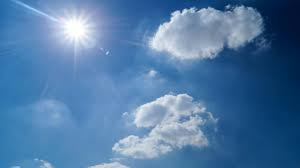
#> input picture clear.jpeg, 300 x 168 px
$ python -i sky_detection.py   (imports and definitions only)
#> lines starting #> are read from the running program, lines starting #| are printed output that depends on the picture; after the words box and inside, x2 and y2 are one past the last pixel; in counts of white or black regions, pixels touching at a corner belong together
"""
Sky Detection Module - VERSION 8 (IMPROVED CLASSIFICATION)
Fixed: Better classification logic with weighted scoring system
"""

import numpy as np
import cv2
from typing import Tuple, Dict, Optional

class SkyDetector:
    """Main class for sky condition detection and classification"""

    def __init__(self):
        self.sky_conditions = {
            'clear': {'blue_threshold': 0.6, 'brightness_threshold': 0.7},
            'partly_cloudy': {'blue_threshold': 0.4, 'brightness_threshold': 0.5},
            'cloudy': {'blue_threshold': 0.2, 'brightness_threshold': 0.4}
        }

    # [241 lines left out: functions remove_shadows, remove_shadows_with_intermediates, apply_contrast_stretching, apply_contrast_stretching_with_intermediates, preprocess_image, detect_sky_region, not called in this run]

    def detect_sky_region_with_intermediates(self, image: np.ndarray) -> Dict[str, np.ndarray]:
        """Detect sky region and return all intermediate steps"""
        try:
            steps = {}
            steps['original'] = image.copy()

            hsv = cv2.cvtColor(image, cv2.COLOR_RGB2HSV)
#> hsv: shape (168, 300, 3); mean H, S, V 105.4, 143.4, 165.7
            steps['hsv_conversion'] = cv2.cvtColor(hsv, cv2.COLOR_HSV2RGB)
            height, width = image.shape[:2]
#> height = 168; width = 300

            masks = []
            mask_names = ['blue', 'light_white', 'gray', 'orange', 'pink_purple', 'yellow', 'cyan']

            # 1. Blue sky
            lower_blue = np.array([85, 10, 30])
            upper_blue = np.array([145, 255, 255])
            mask_blue = cv2.inRange(hsv, lower_blue, upper_blue)
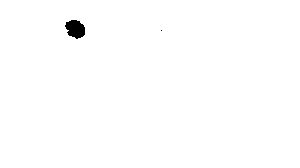
#> mask_blue: shape (168, 300); 99.5% white; 2 black regions (1 under 20 px), largest, box (x1, y1, x2, y2) and area: (65, 20, 85, 39) 276
            masks.append(mask_blue)
            steps[f'hsv_mask_{mask_names[0]}'] = cv2.cvtColor(mask_blue, cv2.COLOR_GRAY2RGB)

            # 2. Light/white sky
            lower_light = np.array([0, 0, 100])
            upper_light = np.array([180, 100, 255])
            mask_light = cv2.inRange(hsv, lower_light, upper_light)
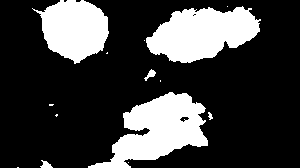
#> mask_light: shape (168, 300); 24.4% white; 14 white regions (8 under 20 px), largest, box (x1, y1, x2, y2) and area: (88, 92, 208, 168) 4592, (146, 6, 261, 63) 4318, (32, 0, 109, 64) 3235, (144, 69, 156, 81) 60, (40, 160, 53, 168) 59, (208, 112, 213, 120) 24
            masks.append(mask_light)
            steps[f'hsv_mask_{mask_names[1]}'] = cv2.cvtColor(mask_light, cv2.COLOR_GRAY2RGB)

            # 3. Gray sky
            lower_gray = np.array([0, 0, 50])
            upper_gray = np.array([180, 70, 220])
            mask_gray = cv2.inRange(hsv, lower_gray, upper_gray)
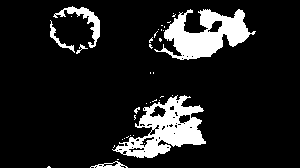
#> mask_gray: shape (168, 300); 12.1% white; 38 white regions (31 under 20 px), largest, box (x1, y1, x2, y2) and area: (112, 95, 206, 158) 2645, (154, 9, 256, 60) 2550, (53, 6, 100, 48) 465
            masks.append(mask_gray)
            steps[f'hsv_mask_{mask_names[2]}'] = cv2.cvtColor(mask_gray, cv2.COLOR_GRAY2RGB)

            # 4. Orange sunset
            lower_orange = np.array([0, 20, 50])
            upper_orange = np.array([25, 255, 255])
            mask_orange = cv2.inRange(hsv, lower_orange, upper_orange)
#> mask_orange: shape (168, 300); every value is 0
            masks.append(mask_orange)
            steps[f'hsv_mask_{mask_names[3]}'] = cv2.cvtColor(mask_orange, cv2.COLOR_GRAY2RGB)

            # 5. Pink/purple sunset
            lower_pink = np.array([140, 20, 50])
            upper_pink = np.array([180, 255, 255])
            mask_pink = cv2.inRange(hsv, lower_pink, upper_pink)
            masks.append(mask_pink)
            steps[f'hsv_mask_{mask_names[4]}'] = cv2.cvtColor(mask_pink, cv2.COLOR_GRAY2RGB)

            # 6. Yellow
            lower_yellow = np.array([20, 20, 100])
            upper_yellow = np.array([40, 255, 255])
            mask_yellow = cv2.inRange(hsv, lower_yellow, upper_yellow)
            masks.append(mask_yellow)
            steps[f'hsv_mask_{mask_names[5]}'] = cv2.cvtColor(mask_yellow, cv2.COLOR_GRAY2RGB)

            # 7. Cyan/light blue
            lower_cyan = np.array([80, 10, 80])
            upper_cyan = np.array([100, 180, 255])
            mask_cyan = cv2.inRange(hsv, lower_cyan, upper_cyan)
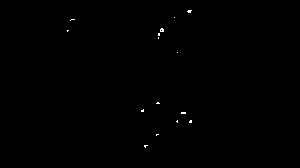
#> mask_cyan: shape (168, 300); 0.17% white in thin lines or dots, all inside (x1, y1, x2, y2) = (67, 10, 192, 148)
            masks.append(mask_cyan)
            steps[f'hsv_mask_{mask_names[6]}'] = cv2.cvtColor(mask_cyan, cv2.COLOR_GRAY2RGB)

            # Combine all masks
            sky_mask = np.zeros((height, width), dtype=np.uint8)
            for mask in masks:
                sky_mask = cv2.bitwise_or(sky_mask, mask)
#> this loop made 7 passes
            steps['combined_mask'] = cv2.cvtColor(sky_mask, cv2.COLOR_GRAY2RGB)

            # Morphological operations
            kernel_large = cv2.getStructuringElement(cv2.MORPH_ELLIPSE, (25, 25))
            kernel_medium = cv2.getStructuringElement(cv2.MORPH_ELLIPSE, (15, 15))

            sky_mask_after_close1 = cv2.morphologyEx(sky_mask, cv2.MORPH_CLOSE, kernel_large, iterations=3)
            steps['morphology_close_1'] = cv2.cvtColor(sky_mask_after_close1, cv2.COLOR_GRAY2RGB)

            sky_mask_after_dilate = cv2.morphologyEx(sky_mask_after_close1, cv2.MORPH_DILATE, kernel_medium, iterations=2)
            steps['morphology_dilate'] = cv2.cvtColor(sky_mask_after_dilate, cv2.COLOR_GRAY2RGB)

            sky_mask_after_close2 = cv2.morphologyEx(sky_mask_after_dilate, cv2.MORPH_CLOSE, kernel_large, iterations=2)
            steps['morphology_close_2'] = cv2.cvtColor(sky_mask_after_close2, cv2.COLOR_GRAY2RGB)

            # Fill holes
            contours, hierarchy = cv2.findContours(sky_mask_after_close2, cv2.RETR_CCOMP, cv2.CHAIN_APPROX_SIMPLE)
#> contours = [[[0, 0], [0, 167], [299, 167], [299, 0]]]
            for i, contour in enumerate(contours):
                if hierarchy[0][i][3] != -1:
                    cv2.drawContours(sky_mask_after_close2, [contour], 0, 255, -1)
#> this loop made 1 pass
#> contour on pass 1: [[0, 0], [0, 167], [299, 167], [299, 0]]
            steps['after_hole_filling'] = cv2.cvtColor(sky_mask_after_close2, cv2.COLOR_GRAY2RGB)

            # Keep largest component
            num_labels, labels, stats, centroids = cv2.connectedComponentsWithStats(sky_mask_after_close2, connectivity=8)
#> labels: shape (168, 300) int32; every value is 1
#> num_labels = 2; stats = [[-1, 2147483647, 0, 0, 0], [0, 0, 300, 168, 50400]]; centroids = [[nan, nan], [149.5, 83.5]]

            if num_labels > 1:
                largest_component = 1 + np.argmax(stats[1:, cv2.CC_STAT_AREA])
#> largest_component = 1
                final_sky_mask = np.uint8(labels == largest_component) * 255
            else:
                final_sky_mask = sky_mask_after_close2

            final_sky_mask = cv2.morphologyEx(final_sky_mask, cv2.MORPH_CLOSE, kernel_medium, iterations=1)
            steps['final_sky_mask'] = cv2.cvtColor(final_sky_mask, cv2.COLOR_GRAY2RGB)

            # Overlay on original image
            overlay = image.copy()
            overlay[final_sky_mask > 0] = overlay[final_sky_mask > 0] * 0.7 + np.array([0, 255, 255]) * 0.3
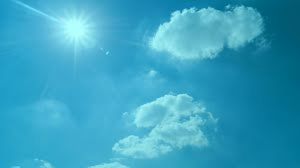
#> overlay: shape (168, 300, 3); mean R, G, B 56.4, 161.9, 192
            steps['final_overlay'] = overlay.astype(np.uint8)

            return steps

        except Exception as e:
            print(f"Sky detection failed: {e}")
            import traceback
            traceback.print_exc()
            return {'original': image.copy(), 'error': image.copy()}

    # [243 lines left out: functions calculate_sky_coverage, classify_sky_condition, _calculate_blue_ratio, _calculate_white_ratio, _calculate_gray_ratio, _calculate_warm_ratio and 2 more, not called in this run]

>>> import cv2
>>> picture = cv2.cvtColor(cv2.imread('clear.jpeg'), cv2.COLOR_BGR2RGB)
>>> result = SkyDetector().detect_sky_region_with_intermediates(picture)
#> result = 16 items

$ run again, on cloudy.jpeg
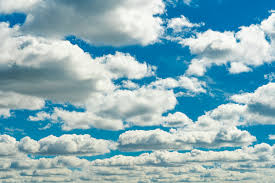
#> input picture cloudy.jpeg, 275 x 183 px
#> hsv: shape (183, 275, 3); mean H, S, V 80.2, 79.8, 189.8
#> in detect_sky_region_with_intermediates, `mask_blue = cv2.inRange(hsv, lower_blue, upper_blue)`:
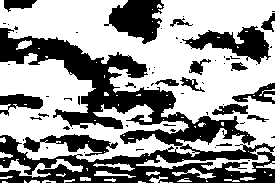
#> mask_blue: shape (183, 275); 60.1% white; 63 black regions (45 under 20 px), largest, box (x1, y1, x2, y2) and area: (0, 28, 275, 183) 13654, (104, 0, 164, 44) 1604, (182, 26, 271, 64) 1466
#> mask_light: shape (183, 275); 73.1% white; 58 black regions (40 under 20 px), largest, box (x1, y1, x2, y2) and area: (153, 0, 275, 39) 3100, (162, 61, 275, 122) 2951, (64, 35, 202, 90) 2703
#> mask_gray: shape (183, 275); 45.8% white; 223 white regions (202 under 20 px), largest, box (x1, y1, x2, y2) and area: (0, 0, 214, 134) 10277, (0, 127, 275, 183) 9172, (207, 88, 275, 127) 879
#> mask_orange: shape (183, 275); 0.86% white in thin lines or dots
#> mask_pink: shape (183, 275); 0.08% white in thin lines or dots, all inside (x1, y1, x2, y2) = (8, 29, 272, 168)
#> mask_yellow: shape (183, 275); 2.2% white in thin lines or dots
#> mask_cyan: shape (183, 275); 39.2% white; 262 white regions (206 under 20 px), largest, box (x1, y1, x2, y2) and area: (0, 0, 145, 47) 4253, (0, 53, 96, 113) 3366, (104, 129, 256, 158) 1379
#> the loop in detect_sky_region_with_intermediates, `for mask in masks:` made 7 passes
#> contours = [[[0, 0], [0, 182], [274, 182], [274, 0]]]
#> the loop in detect_sky_region_with_intermediates, `for i, contour in enumerate(contours):` made 1 pass
#> contour on pass 1: [[0, 0], [0, 182], [274, 182], [274, 0]]
#> labels: shape (183, 275) int32; every value is 1
#> num_labels = 2; stats = [[-1, 2147483647, 0, 0, 0], [0, 0, 275, 183, 50325]]; centroids = [[nan, nan], [137, 91]]
#> largest_component = 1
#> in detect_sky_region_with_intermediates, `overlay[final_sky_mask > 0] = overlay[final_sky_mask > 0] * 0.7 + np.a..`:
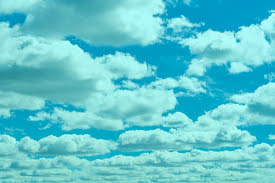
#> overlay: shape (183, 275, 3); mean R, G, B 95.9, 199.1, 206.5
#> result = 16 items

$ run again, on partly.jpeg
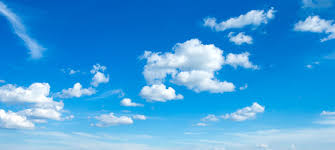
#> input picture partly.jpeg, 335 x 150 px
#> hsv: shape (150, 335, 3); mean H, S, V 102.1, 184.7, 221.1
#> in detect_sky_region_with_intermediates, `mask_blue = cv2.inRange(hsv, lower_blue, upper_blue)`:
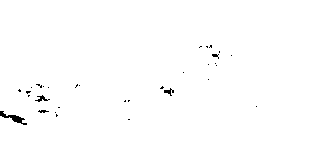
#> mask_blue: shape (150, 335); 99.4% white; 32 black regions (28 under 20 px), largest, box (x1, y1, x2, y2) and area: (0, 111, 27, 125) 121, (35, 95, 50, 102) 41, (164, 88, 174, 96) 36, (38, 110, 49, 113) 21
#> mask_light: shape (150, 335); 24.6% white; 38 white regions (20 under 20 px), largest, box (x1, y1, x2, y2) and area: (0, 83, 335, 150) 7116, (141, 39, 234, 101) 2963, (296, 16, 335, 37) 357
#> mask_gray: shape (150, 335); 0.36% white in thin lines or dots
#> mask_orange: shape (150, 335); 0% white in thin lines or dots, all inside (x1, y1, x2, y2) = (128, 100, 129, 120)
#> mask_pink: shape (150, 335); 0.01% white in thin lines or dots, all inside (x1, y1, x2, y2) = (112, 91, 174, 118)
#> mask_yellow: shape (150, 335); every value is 0
#> mask_cyan: shape (150, 335); 11% white; 275 white regions (255 under 20 px), largest, box (x1, y1, x2, y2) and area: (52, 113, 332, 150) 3600, (8, 139, 72, 148) 216, (27, 92, 43, 102) 54
#> the loop in detect_sky_region_with_intermediates, `for mask in masks:` made 7 passes
#> contours = [[[0, 0], [0, 149], [334, 149], [334, 0]]]
#> the loop in detect_sky_region_with_intermediates, `for i, contour in enumerate(contours):` made 1 pass
#> contour on pass 1: [[0, 0], [0, 149], [334, 149], [334, 0]]
#> labels: shape (150, 335) int32; every value is 1
#> num_labels = 2; stats = [[-1, 2147483647, 0, 0, 0], [0, 0, 335, 150, 50250]]; centroids = [[nan, nan], [167, 74.5]]
#> largest_component = 1
#> in detect_sky_region_with_intermediates, `overlay[final_sky_mask > 0] = overlay[final_sky_mask > 0] * 0.7 + np.a..`:
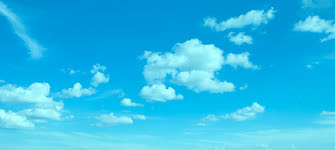
#> overlay: shape (150, 335, 3); mean R, G, B 44.9, 186.8, 230.8
#> result = 16 items

$ run again, on sunset.jpeg
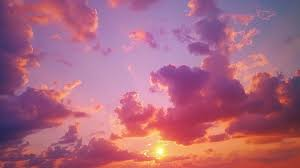
#> input picture sunset.jpeg, 300 x 168 px
#> hsv: shape (168, 300, 3); mean H, S, V 134.7, 112.4, 174.8
#> in detect_sky_region_with_intermediates, `mask_blue = cv2.inRange(hsv, lower_blue, upper_blue)`:
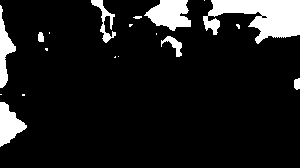
#> mask_blue: shape (168, 300); 10.6% white; 19 white regions (10 under 20 px), largest, box (x1, y1, x2, y2) and area: (203, 0, 300, 44) 2470, (144, 0, 191, 31) 957, (0, 102, 27, 147) 676
#> mask_light: shape (168, 300); 41.6% white; 25 white regions (20 under 20 px), largest, box (x1, y1, x2, y2) and area: (14, 0, 300, 148) 20747, (52, 144, 68, 150) 43, (156, 148, 163, 156) 41, (209, 44, 216, 51) 32, (0, 95, 8, 99) 25
#> mask_gray: shape (168, 300); 15.5% white; 37 white regions (28 under 20 px), largest, box (x1, y1, x2, y2) and area: (65, 16, 202, 104) 4481, (221, 1, 300, 74) 2909, (167, 15, 181, 26) 88
#> mask_orange: shape (168, 300); 16.3% white; 27 white regions (15 under 20 px), largest, box (x1, y1, x2, y2) and area: (101, 113, 300, 168) 7101, (231, 63, 261, 93) 355, (53, 84, 75, 101) 161
#> mask_pink: shape (168, 300); 77.6% white; 36 black regions (18 under 20 px), largest, box (x1, y1, x2, y2) and area: (101, 113, 300, 168) 7171, (216, 0, 300, 37) 1767, (0, 106, 22, 145) 477
#> mask_yellow: shape (168, 300); 0.44% white; 1 white region, box (x1, y1, x2, y2) and area: (151, 141, 169, 159) 222
#> mask_cyan: shape (168, 300); every value is 0
#> the loop in detect_sky_region_with_intermediates, `for mask in masks:` made 7 passes
#> contours = [[[0, 0], [0, 167], [299, 167], [299, 0]]]
#> the loop in detect_sky_region_with_intermediates, `for i, contour in enumerate(contours):` made 1 pass
#> contour on pass 1: [[0, 0], [0, 167], [299, 167], [299, 0]]
#> labels: shape (168, 300) int32; every value is 1
#> num_labels = 2; stats = [[-1, 2147483647, 0, 0, 0], [0, 0, 300, 168, 50400]]; centroids = [[nan, nan], [149.5, 83.5]]
#> largest_component = 1
#> in detect_sky_region_with_intermediates, `overlay[final_sky_mask > 0] = overlay[final_sky_mask > 0] * 0.7 + np.a..`:
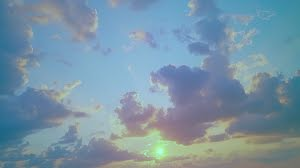
#> overlay: shape (168, 300, 3); mean R, G, B 120.3, 147.7, 165.1
#> result = 16 items
